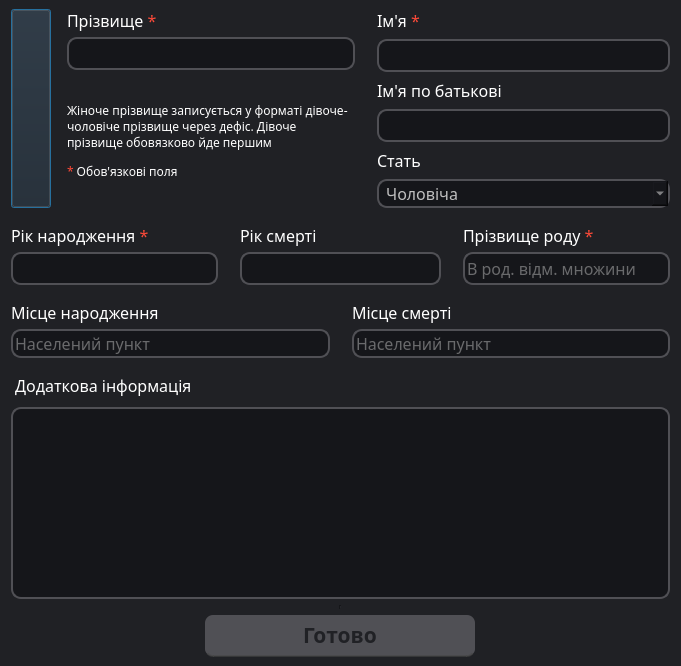
<?xml version="1.0" encoding="UTF-8"?>
<ui version="4.0">
 <class>MyCard</class>
 <widget class="QDialog" name="MyCard">
  <property name="enabled">
   <bool>true</bool>
  </property>
  <property name="geometry">
   <rect>
    <x>0</x>
    <y>0</y>
    <width>681</width>
    <height>634</height>
   </rect>
  </property>
  <property name="windowTitle">
   <string>Моя картка</string>
  </property>
  <property name="windowIcon">
   <iconset resource="../media_resources/media_resources.qrc">
    <normaloff>:/icons/Avatar.ico</normaloff>:/icons/Avatar.ico</iconset>
  </property>
  <property name="styleSheet">
   <string notr="true">background-color: rgb(32, 33, 37);</string>
  </property>
  <layout class="QGridLayout" name="gridLayout">
   <property name="topMargin">
    <number>0</number>
   </property>
   <property name="bottomMargin">
    <number>0</number>
   </property>
   <item row="0" column="0">
    <widget class="QFrame" name="main_frame">
     <property name="sizePolicy">
      <sizepolicy hsizetype="MinimumExpanding" vsizetype="Fixed">
       <horstretch>0</horstretch>
       <verstretch>0</verstretch>
      </sizepolicy>
     </property>
     <property name="frameShape">
      <enum>QFrame::NoFrame</enum>
     </property>
     <layout class="QGridLayout" name="gridLayout_2">
      <property name="leftMargin">
       <number>0</number>
      </property>
      <property name="topMargin">
       <number>0</number>
      </property>
      <property name="rightMargin">
       <number>0</number>
      </property>
      <property name="bottomMargin">
       <number>0</number>
      </property>
      <property name="horizontalSpacing">
       <number>0</number>
      </property>
      <item row="0" column="0">
       <widget class="QFrame" name="frame_top">
        <property name="sizePolicy">
         <sizepolicy hsizetype="MinimumExpanding" vsizetype="Fixed">
          <horstretch>0</horstretch>
          <verstretch>0</verstretch>
         </sizepolicy>
        </property>
        <property name="frameShape">
         <enum>QFrame::NoFrame</enum>
        </property>
        <layout class="QHBoxLayout" name="horizontalLayout">
         <property name="spacing">
          <number>10</number>
         </property>
         <property name="leftMargin">
          <number>0</number>
         </property>
         <property name="rightMargin">
          <number>0</number>
         </property>
         <property name="bottomMargin">
          <number>0</number>
         </property>
         <item>
          <widget class="QPushButton" name="image_Button">
           <property name="sizePolicy">
            <sizepolicy hsizetype="Preferred" vsizetype="Preferred">
             <horstretch>0</horstretch>
             <verstretch>0</verstretch>
            </sizepolicy>
           </property>
           <property name="cursor">
            <cursorShape>PointingHandCursor</cursorShape>
           </property>
           <property name="autoFillBackground">
            <bool>false</bool>
           </property>
           <property name="icon">
            <iconset resource="../media_resources/media_resources.qrc">
             <normaloff>:/photos/Default_avatar.png</normaloff>:/photos/Default_avatar.png</iconset>
           </property>
           <property name="iconSize">
            <size>
             <width>200</width>
             <height>200</height>
            </size>
           </property>
           <property name="checkable">
            <bool>false</bool>
           </property>
          </widget>
         </item>
         <item>
          <widget class="QFrame" name="center_frame_1">
           <layout class="QVBoxLayout" name="verticalLayout_3">
            <property name="spacing">
             <number>5</number>
            </property>
            <property name="leftMargin">
             <number>6</number>
            </property>
            <property name="topMargin">
             <number>0</number>
            </property>
            <property name="rightMargin">
             <number>6</number>
            </property>
            <property name="bottomMargin">
             <number>0</number>
            </property>
            <item>
             <widget class="QLabel" name="label_lname">
              <property name="font">
               <font>
                <family>Segoe Print</family>
                <pointsize>12</pointsize>
               </font>
              </property>
              <property name="styleSheet">
               <string notr="true">color: white;</string>
              </property>
              <property name="text">
               <string>&lt;html&gt;&lt;head/&gt;&lt;body&gt;&lt;p&gt;Прізвище &lt;span style=&quot; color:#fb4938;&quot;&gt;*&lt;/span&gt;&lt;/p&gt;&lt;/body&gt;&lt;/html&gt;</string>
              </property>
              <property name="scaledContents">
               <bool>false</bool>
              </property>
             </widget>
            </item>
            <item>
             <widget class="QLineEdit" name="lineEdit_lname">
              <property name="sizePolicy">
               <sizepolicy hsizetype="Expanding" vsizetype="Fixed">
                <horstretch>0</horstretch>
                <verstretch>0</verstretch>
               </sizepolicy>
              </property>
              <property name="font">
               <font>
                <family>Monotype Corsiva</family>
                <pointsize>14</pointsize>
               </font>
              </property>
              <property name="styleSheet">
               <string notr="true">background-color: rgba(21, 22, 26, 255);
color: rgb(190, 190, 190);
border-radius: 10px;
border-bottom: 2px solid rgb(80, 80, 85);
border-right: 2px solid rgb(80, 80, 85);
border-top: 2px solid rgb(80, 80, 85);
border-left: 2px solid rgb(80, 80, 85);</string>
              </property>
              <property name="text">
               <string/>
              </property>
              <property name="cursorMoveStyle">
               <enum>Qt::LogicalMoveStyle</enum>
              </property>
              <property name="clearButtonEnabled">
               <bool>true</bool>
              </property>
             </widget>
            </item>
            <item>
             <widget class="QLabel" name="label_note">
              <property name="sizePolicy">
               <sizepolicy hsizetype="Preferred" vsizetype="MinimumExpanding">
                <horstretch>0</horstretch>
                <verstretch>0</verstretch>
               </sizepolicy>
              </property>
              <property name="font">
               <font>
                <family>Segoe Print</family>
                <pointsize>9</pointsize>
               </font>
              </property>
              <property name="styleSheet">
               <string notr="true">color: white;</string>
              </property>
              <property name="text">
               <string>&lt;html&gt;&lt;head/&gt;&lt;body&gt;&lt;p&gt;Жіноче прізвище записується у форматі дівоче-чоловіче прізвище через дефіс. Дівоче прізвище обовязково йде першим &lt;/p&gt;&lt;p&gt;&lt;span style=&quot; color:#fd4837;&quot;&gt;*&lt;/span&gt; Обов'язкові поля&lt;/p&gt;&lt;/body&gt;&lt;/html&gt;</string>
              </property>
              <property name="wordWrap">
               <bool>true</bool>
              </property>
             </widget>
            </item>
           </layout>
          </widget>
         </item>
         <item alignment="Qt::AlignTop">
          <widget class="QFrame" name="right_frame_1">
           <property name="sizePolicy">
            <sizepolicy hsizetype="MinimumExpanding" vsizetype="MinimumExpanding">
             <horstretch>0</horstretch>
             <verstretch>0</verstretch>
            </sizepolicy>
           </property>
           <layout class="QVBoxLayout" name="verticalLayout_4">
            <property name="spacing">
             <number>7</number>
            </property>
            <property name="leftMargin">
             <number>6</number>
            </property>
            <property name="topMargin">
             <number>0</number>
            </property>
            <property name="rightMargin">
             <number>0</number>
            </property>
            <property name="bottomMargin">
             <number>0</number>
            </property>
            <item>
             <widget class="QLabel" name="label_fname">
              <property name="font">
               <font>
                <family>Segoe Print</family>
                <pointsize>12</pointsize>
               </font>
              </property>
              <property name="styleSheet">
               <string notr="true">color: white;</string>
              </property>
              <property name="text">
               <string>&lt;html&gt;&lt;head/&gt;&lt;body&gt;&lt;p&gt; Ім'я &lt;span style=&quot; color:#fb4938;&quot;&gt;*&lt;/span&gt;&lt;/p&gt;&lt;/body&gt;&lt;/html&gt;</string>
              </property>
             </widget>
            </item>
            <item>
             <widget class="QLineEdit" name="lineEdit_fname">
              <property name="sizePolicy">
               <sizepolicy hsizetype="Expanding" vsizetype="Fixed">
                <horstretch>0</horstretch>
                <verstretch>0</verstretch>
               </sizepolicy>
              </property>
              <property name="font">
               <font>
                <family>Monotype Corsiva</family>
                <pointsize>14</pointsize>
               </font>
              </property>
              <property name="mouseTracking">
               <bool>false</bool>
              </property>
              <property name="styleSheet">
               <string notr="true">background-color: rgba(21, 22, 26, 255);
color: rgb(190, 190, 190);
border-radius: 10px;
border-bottom: 2px solid rgb(80, 80, 85);
border-right: 2px solid rgb(80, 80, 85);
border-top: 2px solid rgb(80, 80, 85);
border-left: 2px solid rgb(80, 80, 85);</string>
              </property>
              <property name="cursorMoveStyle">
               <enum>Qt::LogicalMoveStyle</enum>
              </property>
              <property name="clearButtonEnabled">
               <bool>true</bool>
              </property>
             </widget>
            </item>
            <item>
             <widget class="QLabel" name="label_patronymic">
              <property name="font">
               <font>
                <family>Segoe Print</family>
                <pointsize>12</pointsize>
               </font>
              </property>
              <property name="styleSheet">
               <string notr="true">color: white;</string>
              </property>
              <property name="text">
               <string>Ім'я по батькові</string>
              </property>
             </widget>
            </item>
            <item>
             <widget class="QLineEdit" name="lineEdit_patronymic">
              <property name="sizePolicy">
               <sizepolicy hsizetype="Expanding" vsizetype="Fixed">
                <horstretch>0</horstretch>
                <verstretch>0</verstretch>
               </sizepolicy>
              </property>
              <property name="font">
               <font>
                <family>Monotype Corsiva</family>
                <pointsize>14</pointsize>
               </font>
              </property>
              <property name="styleSheet">
               <string notr="true">background-color: rgba(21, 22, 26, 255);
color: rgb(190, 190, 190);
border-radius: 10px;
border-bottom: 2px solid rgb(80, 80, 85);
border-right: 2px solid rgb(80, 80, 85);
border-top: 2px solid rgb(80, 80, 85);
border-left: 2px solid rgb(80, 80, 85);</string>
              </property>
              <property name="dragEnabled">
               <bool>false</bool>
              </property>
              <property name="readOnly">
               <bool>false</bool>
              </property>
              <property name="cursorMoveStyle">
               <enum>Qt::LogicalMoveStyle</enum>
              </property>
              <property name="clearButtonEnabled">
               <bool>true</bool>
              </property>
             </widget>
            </item>
            <item>
             <widget class="QLabel" name="label_sex">
              <property name="font">
               <font>
                <family>Segoe Print</family>
                <pointsize>12</pointsize>
               </font>
              </property>
              <property name="mouseTracking">
               <bool>true</bool>
              </property>
              <property name="styleSheet">
               <string notr="true">color: white;</string>
              </property>
              <property name="text">
               <string>Стать</string>
              </property>
             </widget>
            </item>
            <item>
             <widget class="QComboBox" name="comboBox_sex">
              <property name="sizePolicy">
               <sizepolicy hsizetype="Expanding" vsizetype="Expanding">
                <horstretch>0</horstretch>
                <verstretch>0</verstretch>
               </sizepolicy>
              </property>
              <property name="font">
               <font>
                <family>Monotype Corsiva</family>
                <pointsize>12</pointsize>
               </font>
              </property>
              <property name="styleSheet">
               <string notr="true">background-color: rgba(21, 22, 26, 255);
color: rgb(190, 190, 190);
border-radius: 10px;
border-bottom: 2px solid rgb(80, 80, 85);
border-right: 2px solid rgb(80, 80, 85);
border-top: 2px solid rgb(80, 80, 85);
border-left: 2px solid rgb(80, 80, 85);
selection-background-color: white;
selection-color:rgba(21, 22, 26, 255);</string>
              </property>
              <item>
               <property name="text">
                <string> Чоловіча</string>
               </property>
              </item>
              <item>
               <property name="text">
                <string> Жіноча</string>
               </property>
              </item>
             </widget>
            </item>
           </layout>
          </widget>
         </item>
        </layout>
       </widget>
      </item>
      <item row="1" column="0">
       <widget class="QFrame" name="frame_center_top">
        <property name="sizePolicy">
         <sizepolicy hsizetype="MinimumExpanding" vsizetype="Fixed">
          <horstretch>0</horstretch>
          <verstretch>0</verstretch>
         </sizepolicy>
        </property>
        <property name="frameShape">
         <enum>QFrame::NoFrame</enum>
        </property>
        <layout class="QHBoxLayout" name="horizontalLayout_3">
         <property name="spacing">
          <number>10</number>
         </property>
         <property name="leftMargin">
          <number>0</number>
         </property>
         <property name="topMargin">
          <number>10</number>
         </property>
         <property name="rightMargin">
          <number>0</number>
         </property>
         <property name="bottomMargin">
          <number>0</number>
         </property>
         <item>
          <widget class="QFrame" name="left_frame_2">
           <property name="minimumSize">
            <size>
             <width>0</width>
             <height>0</height>
            </size>
           </property>
           <property name="maximumSize">
            <size>
             <width>16777215</width>
             <height>16777215</height>
            </size>
           </property>
           <property name="frameShape">
            <enum>QFrame::NoFrame</enum>
           </property>
           <layout class="QVBoxLayout" name="verticalLayout_8">
            <property name="spacing">
             <number>5</number>
            </property>
            <property name="leftMargin">
             <number>0</number>
            </property>
            <property name="topMargin">
             <number>0</number>
            </property>
            <property name="rightMargin">
             <number>6</number>
            </property>
            <property name="bottomMargin">
             <number>0</number>
            </property>
            <item>
             <widget class="QLabel" name="label_yearOfBirth">
              <property name="font">
               <font>
                <family>Segoe Print</family>
                <pointsize>12</pointsize>
               </font>
              </property>
              <property name="mouseTracking">
               <bool>true</bool>
              </property>
              <property name="styleSheet">
               <string notr="true">color: white;</string>
              </property>
              <property name="text">
               <string>&lt;html&gt;&lt;head/&gt;&lt;body&gt;&lt;p&gt; Рік народження &lt;span style=&quot; color:#fb4938;&quot;&gt;*&lt;/span&gt;&lt;/p&gt;&lt;/body&gt;&lt;/html&gt;</string>
              </property>
             </widget>
            </item>
            <item>
             <widget class="QLineEdit" name="lineEdit_yearOfBirth">
              <property name="sizePolicy">
               <sizepolicy hsizetype="Expanding" vsizetype="Expanding">
                <horstretch>0</horstretch>
                <verstretch>0</verstretch>
               </sizepolicy>
              </property>
              <property name="font">
               <font>
                <family>Monotype Corsiva</family>
                <pointsize>14</pointsize>
               </font>
              </property>
              <property name="styleSheet">
               <string notr="true">background-color: rgba(21, 22, 26, 255);
color: rgb(190, 190, 190);
border-radius: 10px;
border-bottom: 2px solid rgb(80, 80, 85);
border-right: 2px solid rgb(80, 80, 85);
border-top: 2px solid rgb(80, 80, 85);
border-left: 2px solid rgb(80, 80, 85);</string>
              </property>
              <property name="cursorMoveStyle">
               <enum>Qt::LogicalMoveStyle</enum>
              </property>
              <property name="clearButtonEnabled">
               <bool>true</bool>
              </property>
             </widget>
            </item>
           </layout>
          </widget>
         </item>
         <item>
          <widget class="QFrame" name="center_frame_2">
           <property name="minimumSize">
            <size>
             <width>0</width>
             <height>0</height>
            </size>
           </property>
           <property name="maximumSize">
            <size>
             <width>16777215</width>
             <height>16777215</height>
            </size>
           </property>
           <property name="frameShape">
            <enum>QFrame::NoFrame</enum>
           </property>
           <layout class="QVBoxLayout" name="verticalLayout_9">
            <property name="spacing">
             <number>5</number>
            </property>
            <property name="leftMargin">
             <number>6</number>
            </property>
            <property name="topMargin">
             <number>0</number>
            </property>
            <property name="rightMargin">
             <number>6</number>
            </property>
            <property name="bottomMargin">
             <number>0</number>
            </property>
            <item>
             <widget class="QLabel" name="label_yearOfDeath">
              <property name="font">
               <font>
                <family>Segoe Print</family>
                <pointsize>12</pointsize>
               </font>
              </property>
              <property name="styleSheet">
               <string notr="true">color: white;</string>
              </property>
              <property name="text">
               <string>Рік смерті</string>
              </property>
             </widget>
            </item>
            <item>
             <widget class="QLineEdit" name="lineEdit_yearOfDeath">
              <property name="sizePolicy">
               <sizepolicy hsizetype="Expanding" vsizetype="Expanding">
                <horstretch>0</horstretch>
                <verstretch>0</verstretch>
               </sizepolicy>
              </property>
              <property name="font">
               <font>
                <family>Monotype Corsiva</family>
                <pointsize>14</pointsize>
               </font>
              </property>
              <property name="styleSheet">
               <string notr="true">background-color: rgba(21, 22, 26, 255);
color: rgb(190, 190, 190);
border-radius: 10px;
border-bottom: 2px solid rgb(80, 80, 85);
border-right: 2px solid rgb(80, 80, 85);
border-top: 2px solid rgb(80, 80, 85);
border-left: 2px solid rgb(80, 80, 85);</string>
              </property>
              <property name="cursorMoveStyle">
               <enum>Qt::LogicalMoveStyle</enum>
              </property>
              <property name="clearButtonEnabled">
               <bool>true</bool>
              </property>
             </widget>
            </item>
           </layout>
          </widget>
         </item>
         <item>
          <widget class="QFrame" name="right_frame_2">
           <property name="frameShape">
            <enum>QFrame::NoFrame</enum>
           </property>
           <layout class="QVBoxLayout" name="verticalLayout_12">
            <property name="spacing">
             <number>5</number>
            </property>
            <property name="leftMargin">
             <number>6</number>
            </property>
            <property name="topMargin">
             <number>0</number>
            </property>
            <property name="rightMargin">
             <number>0</number>
            </property>
            <property name="bottomMargin">
             <number>0</number>
            </property>
            <item>
             <widget class="QLabel" name="label_clanName">
              <property name="font">
               <font>
                <family>Segoe Print</family>
                <pointsize>12</pointsize>
               </font>
              </property>
              <property name="styleSheet">
               <string notr="true">color: white;</string>
              </property>
              <property name="lineWidth">
               <number>0</number>
              </property>
              <property name="text">
               <string>&lt;html&gt;&lt;head/&gt;&lt;body&gt;&lt;p&gt;Прізвище роду &lt;span style=&quot; color:#fb4938;&quot;&gt;*&lt;/span&gt;&lt;/p&gt;&lt;/body&gt;&lt;/html&gt;</string>
              </property>
             </widget>
            </item>
            <item>
             <widget class="QLineEdit" name="lineEdit_clanName">
              <property name="sizePolicy">
               <sizepolicy hsizetype="Expanding" vsizetype="Expanding">
                <horstretch>0</horstretch>
                <verstretch>0</verstretch>
               </sizepolicy>
              </property>
              <property name="font">
               <font>
                <family>Monotype Corsiva</family>
                <pointsize>12</pointsize>
               </font>
              </property>
              <property name="styleSheet">
               <string notr="true">background-color: rgba(21, 22, 26, 255);
color: rgb(190, 190, 190);
border-radius: 10px;
border-bottom: 2px solid rgb(80, 80, 85);
border-right: 2px solid rgb(80, 80, 85);
border-top: 2px solid rgb(80, 80, 85);
border-left: 2px solid rgb(80, 80, 85);</string>
              </property>
              <property name="placeholderText">
               <string>В род. відм. множини</string>
              </property>
              <property name="clearButtonEnabled">
               <bool>true</bool>
              </property>
             </widget>
            </item>
           </layout>
          </widget>
         </item>
        </layout>
       </widget>
      </item>
      <item row="2" column="0">
       <widget class="QFrame" name="frame_center_bottom">
        <property name="sizePolicy">
         <sizepolicy hsizetype="MinimumExpanding" vsizetype="Fixed">
          <horstretch>0</horstretch>
          <verstretch>0</verstretch>
         </sizepolicy>
        </property>
        <property name="frameShape">
         <enum>QFrame::NoFrame</enum>
        </property>
        <layout class="QHBoxLayout" name="horizontalLayout_2">
         <property name="spacing">
          <number>10</number>
         </property>
         <property name="leftMargin">
          <number>0</number>
         </property>
         <property name="topMargin">
          <number>10</number>
         </property>
         <property name="rightMargin">
          <number>0</number>
         </property>
         <property name="bottomMargin">
          <number>0</number>
         </property>
         <item>
          <widget class="QFrame" name="left_frame_3">
           <layout class="QVBoxLayout" name="verticalLayout_5">
            <property name="spacing">
             <number>5</number>
            </property>
            <property name="leftMargin">
             <number>0</number>
            </property>
            <property name="topMargin">
             <number>0</number>
            </property>
            <property name="rightMargin">
             <number>6</number>
            </property>
            <property name="bottomMargin">
             <number>0</number>
            </property>
            <item>
             <widget class="QLabel" name="label_placeOfBirth">
              <property name="font">
               <font>
                <family>Segoe Print</family>
                <pointsize>12</pointsize>
               </font>
              </property>
              <property name="styleSheet">
               <string notr="true">color: white;</string>
              </property>
              <property name="text">
               <string>Місце народження</string>
              </property>
             </widget>
            </item>
            <item>
             <widget class="QLineEdit" name="lineEdit_placeOfBirth">
              <property name="sizePolicy">
               <sizepolicy hsizetype="Expanding" vsizetype="Expanding">
                <horstretch>0</horstretch>
                <verstretch>0</verstretch>
               </sizepolicy>
              </property>
              <property name="font">
               <font>
                <family>Monotype Corsiva</family>
                <pointsize>12</pointsize>
               </font>
              </property>
              <property name="styleSheet">
               <string notr="true">background-color: rgba(21, 22, 26, 255);
color: rgb(190, 190, 190);
border-radius: 10px;
border-bottom: 2px solid rgb(80, 80, 85);
border-right: 2px solid rgb(80, 80, 85);
border-top: 2px solid rgb(80, 80, 85);
border-left: 2px solid rgb(80, 80, 85);</string>
              </property>
              <property name="placeholderText">
               <string>Населений пункт</string>
              </property>
              <property name="clearButtonEnabled">
               <bool>true</bool>
              </property>
             </widget>
            </item>
           </layout>
          </widget>
         </item>
         <item>
          <widget class="QFrame" name="right_frame_3">
           <property name="sizePolicy">
            <sizepolicy hsizetype="Preferred" vsizetype="Preferred">
             <horstretch>0</horstretch>
             <verstretch>0</verstretch>
            </sizepolicy>
           </property>
           <layout class="QVBoxLayout" name="verticalLayout_6">
            <property name="spacing">
             <number>5</number>
            </property>
            <property name="leftMargin">
             <number>6</number>
            </property>
            <property name="topMargin">
             <number>0</number>
            </property>
            <property name="rightMargin">
             <number>0</number>
            </property>
            <property name="bottomMargin">
             <number>0</number>
            </property>
            <item>
             <widget class="QLabel" name="label_placeOfDeath">
              <property name="font">
               <font>
                <family>Segoe Print</family>
                <pointsize>12</pointsize>
               </font>
              </property>
              <property name="styleSheet">
               <string notr="true">color: white;</string>
              </property>
              <property name="text">
               <string>Місце смерті</string>
              </property>
             </widget>
            </item>
            <item>
             <widget class="QLineEdit" name="lineEdit_placeOfDeath">
              <property name="sizePolicy">
               <sizepolicy hsizetype="Expanding" vsizetype="Expanding">
                <horstretch>0</horstretch>
                <verstretch>0</verstretch>
               </sizepolicy>
              </property>
              <property name="font">
               <font>
                <family>Monotype Corsiva</family>
                <pointsize>12</pointsize>
               </font>
              </property>
              <property name="styleSheet">
               <string notr="true">background-color: rgba(21, 22, 26, 255);
color: rgb(190, 190, 190);
border-radius: 10px;
border-bottom: 2px solid rgb(80, 80, 85);
border-right: 2px solid rgb(80, 80, 85);
border-top: 2px solid rgb(80, 80, 85);
border-left: 2px solid rgb(80, 80, 85);</string>
              </property>
              <property name="placeholderText">
               <string>Населений пункт</string>
              </property>
              <property name="clearButtonEnabled">
               <bool>true</bool>
              </property>
             </widget>
            </item>
           </layout>
          </widget>
         </item>
        </layout>
       </widget>
      </item>
      <item row="3" column="0">
       <widget class="QFrame" name="frame_bottom">
        <property name="sizePolicy">
         <sizepolicy hsizetype="MinimumExpanding" vsizetype="Preferred">
          <horstretch>0</horstretch>
          <verstretch>0</verstretch>
         </sizepolicy>
        </property>
        <property name="frameShape">
         <enum>QFrame::NoFrame</enum>
        </property>
        <layout class="QVBoxLayout" name="verticalLayout_7">
         <property name="spacing">
          <number>10</number>
         </property>
         <property name="leftMargin">
          <number>0</number>
         </property>
         <property name="topMargin">
          <number>10</number>
         </property>
         <property name="rightMargin">
          <number>0</number>
         </property>
         <property name="bottomMargin">
          <number>0</number>
         </property>
         <item>
          <widget class="QLabel" name="label_addinfo">
           <property name="font">
            <font>
             <family>Segoe Print</family>
             <pointsize>12</pointsize>
            </font>
           </property>
           <property name="styleSheet">
            <string notr="true">color: white;</string>
           </property>
           <property name="text">
            <string> Додаткова інформація</string>
           </property>
          </widget>
         </item>
         <item>
          <widget class="QPlainTextEdit" name="plainTextEdit_addinfo">
           <property name="font">
            <font>
             <family>Monotype Corsiva</family>
             <pointsize>14</pointsize>
            </font>
           </property>
           <property name="styleSheet">
            <string notr="true">background-color: rgba(21, 22, 26, 255);
color: rgb(190, 190, 190);
border-radius: 10px;
border-bottom: 2px solid rgb(80, 80, 85);
border-right: 2px solid rgb(80, 80, 85);
border-top: 2px solid rgb(80, 80, 85);
border-left: 2px solid rgb(80, 80, 85);

</string>
           </property>
           <property name="frameShape">
            <enum>QFrame::NoFrame</enum>
           </property>
          </widget>
         </item>
        </layout>
       </widget>
      </item>
      <item row="4" column="0">
       <widget class="QFrame" name="frame_button">
        <property name="sizePolicy">
         <sizepolicy hsizetype="MinimumExpanding" vsizetype="Preferred">
          <horstretch>0</horstretch>
          <verstretch>0</verstretch>
         </sizepolicy>
        </property>
        <property name="frameShape">
         <enum>QFrame::NoFrame</enum>
        </property>
        <layout class="QGridLayout" name="gridLayout_3">
         <property name="topMargin">
          <number>0</number>
         </property>
         <item row="1" column="0">
          <widget class="QPushButton" name="pushButton_done">
           <property name="font">
            <font>
             <family>Segoe Print</family>
             <pointsize>16</pointsize>
             <weight>75</weight>
             <bold>true</bold>
            </font>
           </property>
           <property name="styleSheet">
            <string notr="true">QPushButton {
	text-align: center;
	background-color: rgb(80, 80, 85);
	border-bottom: 2px solid rgba(70, 70, 70, 150);
	border-radius: 8px;
	padding: 5px;
	color: rgb(32, 33, 37);
}

QPushButton:hover {
	background-color: #00c580;
	color: white;
	border: none;
	float: right;
	padding: 5px;
	border-bottom: 2px solid rgba(38, 127, 51, 130);
}

QPushButton:pressed {
	background-color: rgb(0, 136, 86);
}</string>
           </property>
           <property name="text">
            <string>Готово</string>
           </property>
          </widget>
         </item>
         <item row="0" column="0">
          <widget class="Line" name="line">
           <property name="minimumSize">
            <size>
             <width>270</width>
             <height>4</height>
            </size>
           </property>
           <property name="maximumSize">
            <size>
             <width>270</width>
             <height>4</height>
            </size>
           </property>
           <property name="layoutDirection">
            <enum>Qt::LeftToRight</enum>
           </property>
           <property name="styleSheet">
            <string notr="true">Line{
	color: rgb(21, 22, 26);
}</string>
           </property>
           <property name="orientation">
            <enum>Qt::Vertical</enum>
           </property>
          </widget>
         </item>
        </layout>
       </widget>
      </item>
     </layout>
    </widget>
   </item>
  </layout>
 </widget>
 <resources>
  <include location="../media_resources/media_resources.qrc"/>
 </resources>
 <connections/>
</ui>
